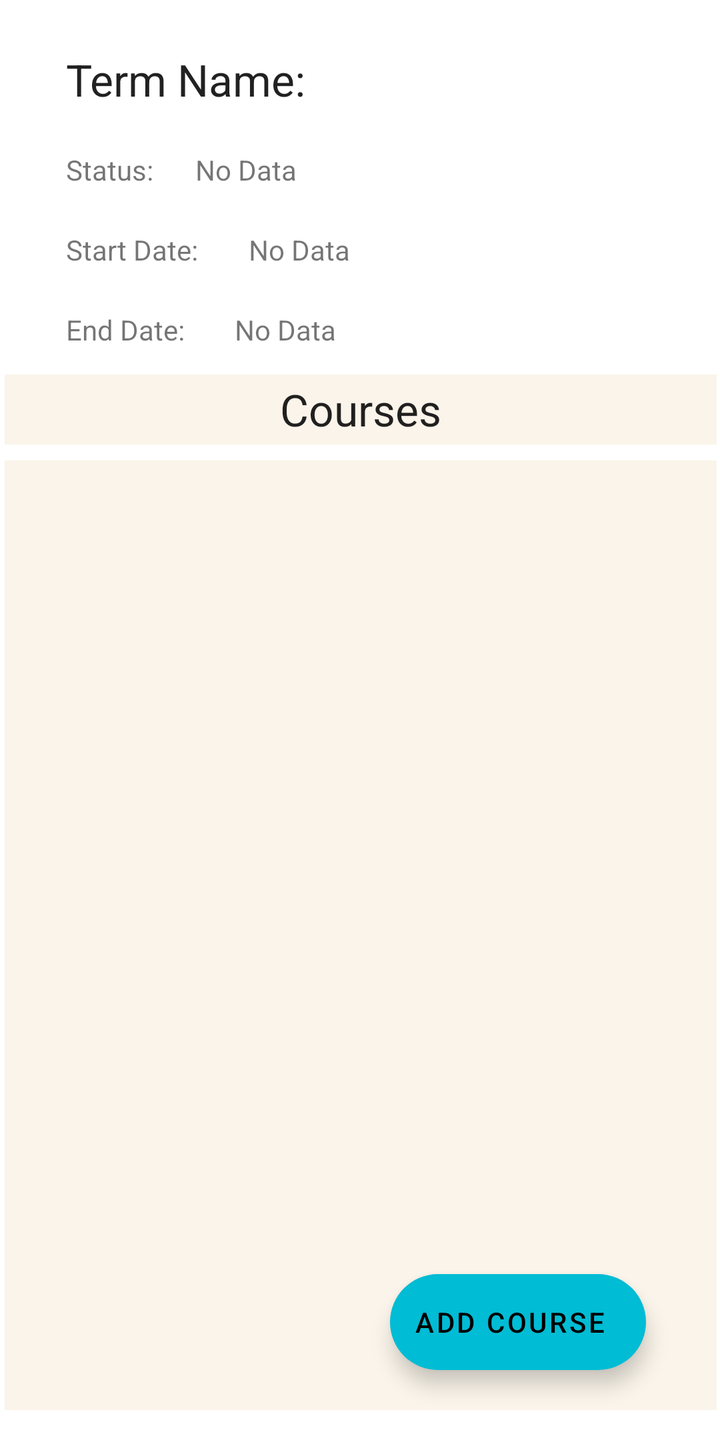
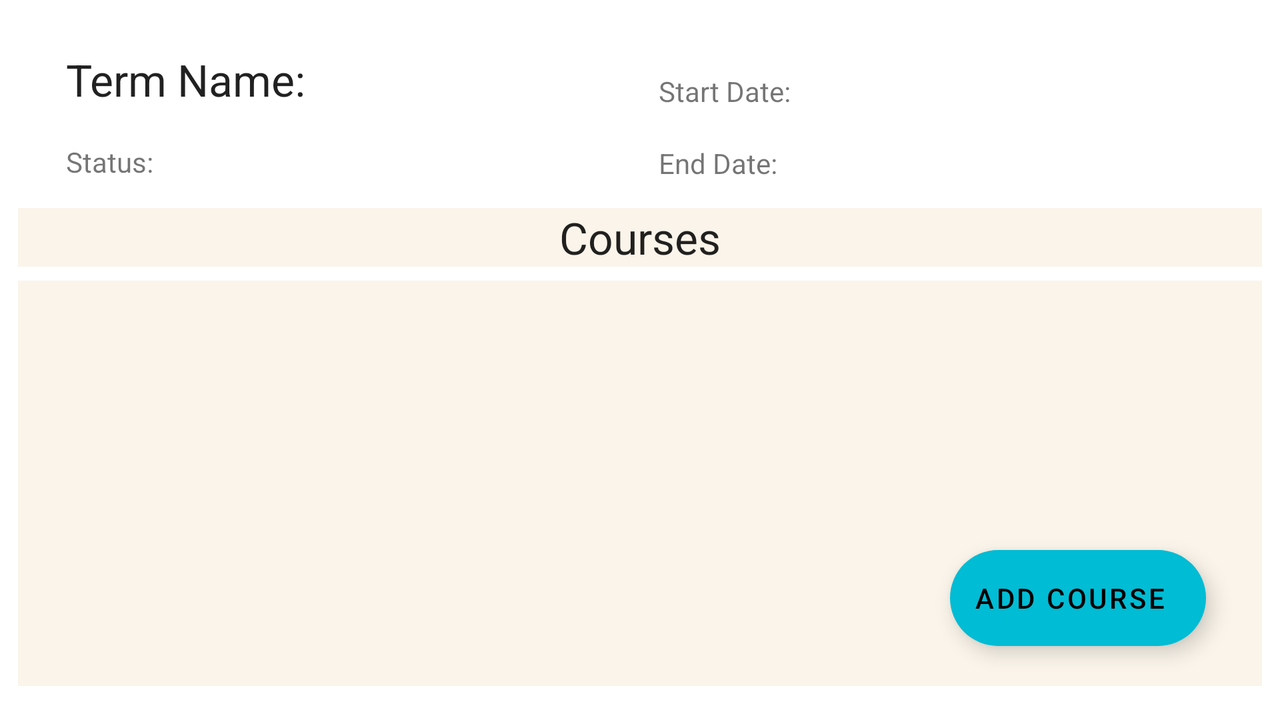

The same Android screen from two of the app's own layout files: first res/layout/ as a phone draws it, then the repository's variant for another configuration, drawn on a device whose configuration selects that folder. Both files follow.
<!-- AndroidManifest.xml: application theme Theme.c196AppTheme -->
<!-- res/layout/activity_term_details.xml -->
<?xml version="1.0" encoding="utf-8"?>
<ScrollView xmlns:android="http://schemas.android.com/apk/res/android"
    xmlns:app="http://schemas.android.com/apk/res-auto"
    xmlns:tools="http://schemas.android.com/tools"
    android:layout_width="match_parent"
    android:layout_height="match_parent"
    android:fillViewport="true">

<androidx.constraintlayout.widget.ConstraintLayout
    android:layout_width="match_parent"
    android:layout_height="match_parent"
    tools:context=".Activity.TermDetails">

    <TextView
        android:id="@+id/textView2"
        android:layout_width="wrap_content"
        android:layout_height="wrap_content"
        android:layout_marginStart="33dp"
        android:layout_marginLeft="33dp"
        android:layout_marginTop="25dp"
        android:text="Term Name:"
        android:textAppearance="@style/TextAppearance.AppCompat.Large"
        app:layout_constraintStart_toStartOf="parent"
        app:layout_constraintTop_toTopOf="parent" />

    <TextView
        android:id="@+id/textView7"
        android:layout_width="wrap_content"
        android:layout_height="wrap_content"
        android:layout_marginTop="21dp"
        android:text="Start Date:"
        app:layout_constraintStart_toStartOf="@+id/textView8"
        app:layout_constraintTop_toBottomOf="@+id/textView8" />

    <TextView
        android:id="@+id/textView8"
        android:layout_width="wrap_content"
        android:layout_height="wrap_content"
        android:layout_marginTop="21dp"
        android:text="Status:"
        app:layout_constraintStart_toStartOf="@+id/textView2"
        app:layout_constraintTop_toBottomOf="@+id/textView2" />

    <TextView
        android:id="@+id/textView9"
        android:layout_width="wrap_content"
        android:layout_height="wrap_content"
        android:layout_marginTop="21dp"
        android:text="End Date:"
        app:layout_constraintStart_toStartOf="@+id/textView7"
        app:layout_constraintTop_toBottomOf="@+id/textView7" />

    <ListView
        android:id="@+id/tdClassList"
        android:layout_width="356dp"
        android:layout_height="475dp"
        android:layout_marginStart="9dp"
        android:layout_marginLeft="9dp"
        android:layout_marginTop="8dp"
        android:layout_marginEnd="9dp"
        android:layout_marginRight="9dp"
        android:layout_marginBottom="17dp"
        android:background="#FFFAF4EA"
        app:layout_constraintBottom_toBottomOf="parent"
        app:layout_constraintEnd_toEndOf="parent"
        app:layout_constraintHorizontal_bias="0.49"
        app:layout_constraintStart_toStartOf="parent"
        app:layout_constraintTop_toBottomOf="@+id/textView3"
        app:layout_constraintVertical_bias="0.0">

    </ListView>

    <TextView
        android:id="@+id/tdName"
        android:layout_width="wrap_content"
        android:layout_height="wrap_content"
        android:layout_marginStart="19dp"
        android:layout_marginLeft="19dp"
        android:text="        "
        android:textAppearance="@style/TextAppearance.AppCompat.Large"
        app:layout_constraintStart_toEndOf="@+id/textView2"
        app:layout_constraintTop_toTopOf="@+id/textView2" />

    <TextView
        android:id="@+id/tdStatus"
        android:layout_width="wrap_content"
        android:layout_height="wrap_content"
        android:layout_marginStart="21dp"
        android:layout_marginLeft="21dp"
        android:text="No Data"
        app:layout_constraintStart_toEndOf="@+id/textView8"
        app:layout_constraintTop_toTopOf="@+id/textView8" />

    <TextView
        android:id="@+id/tdSdate"
        android:layout_width="wrap_content"
        android:layout_height="wrap_content"
        android:layout_marginStart="25dp"
        android:layout_marginLeft="25dp"
        android:text="No Data"
        app:layout_constraintStart_toEndOf="@+id/textView7"
        app:layout_constraintTop_toTopOf="@+id/textView7" />

    <TextView
        android:id="@+id/tdEdate"
        android:layout_width="wrap_content"
        android:layout_height="wrap_content"
        android:layout_marginStart="25dp"
        android:layout_marginLeft="25dp"
        android:text="No Data"
        app:layout_constraintStart_toEndOf="@+id/textView9"
        app:layout_constraintTop_toTopOf="@+id/textView9" />


    <com.google.android.material.floatingactionbutton.ExtendedFloatingActionButton
        android:id="@+id/tdAddClassFAB"
        android:layout_width="wrap_content"
        android:layout_height="wrap_content"
        android:layout_marginEnd="37dp"
        android:layout_marginRight="37dp"
        android:layout_marginBottom="37dp"
        android:contentDescription="@string/add_course_efab"
        android:text="@string/add_course_efab"
        app:backgroundTint="#00BCD4"
        app:layout_constraintBottom_toBottomOf="parent"
        app:layout_constraintEnd_toEndOf="parent" />

    <TextView
        android:id="@+id/textView3"
        android:layout_width="356dp"
        android:layout_height="35dp"
        android:layout_marginStart="9dp"
        android:layout_marginLeft="9dp"
        android:layout_marginTop="13dp"
        android:layout_marginEnd="9dp"
        android:layout_marginRight="9dp"
        android:background="#FFFAF4EA"
        android:gravity="center"
        android:text="Courses"
        android:textAppearance="@style/TextAppearance.AppCompat.Large"
        app:layout_constraintEnd_toEndOf="parent"
        app:layout_constraintHorizontal_bias="0.497"
        app:layout_constraintStart_toStartOf="parent"
        app:layout_constraintTop_toBottomOf="@+id/textView9" />
</androidx.constraintlayout.widget.ConstraintLayout>
</ScrollView>
<!-- resources referenced by this layout -->
<resources>
  <string name="add_course_efab">Add Course</string>
  <style name="Theme.c196AppTheme" parent="Theme.MaterialComponents.DayNight.DarkActionBar">
          
          <item name="colorPrimary">@color/blue_500</item>
          <item name="colorPrimaryVariant">@color/blue_200</item>
          <item name="colorOnPrimary">@color/white</item>
          
          <item name="colorSecondary">@color/blue_500</item>
          <item name="colorSecondaryVariant">@color/blue_200</item>
          <item name="colorOnSecondary">@color/black</item>
          
          <item name="android:statusBarColor" tools:targetApi="l">?attr/colorPrimaryVariant</item>
          
      </style>
  <color name="blue_500">#01A7BC</color>
  <color name="blue_200">#01AEC5</color>
  <color name="white">#FFFFFFFF</color>
  <color name="black">#FF000000</color>
</resources>
<!-- res/layout-land/activity_term_details.xml (the repository's variant of the layout above) -->
<!-- drawn on the phone turned sideways -->
<?xml version="1.0" encoding="utf-8"?>
<ScrollView xmlns:android="http://schemas.android.com/apk/res/android"
    xmlns:app="http://schemas.android.com/apk/res-auto"
    xmlns:tools="http://schemas.android.com/tools"
    android:layout_width="match_parent"
    android:layout_height="match_parent"
    android:fillViewport="true">

    <androidx.constraintlayout.widget.ConstraintLayout
        android:layout_width="match_parent"
        android:layout_height="match_parent"
        tools:context=".Activity.TermDetails">

        <TextView
            android:id="@+id/textView2"
            android:layout_width="wrap_content"
            android:layout_height="wrap_content"
            android:layout_marginStart="33dp"
            android:layout_marginLeft="33dp"
            android:layout_marginTop="25dp"
            android:text="Term Name:"
            android:textAppearance="@style/TextAppearance.AppCompat.Large"
            app:layout_constraintStart_toStartOf="parent"
            app:layout_constraintTop_toTopOf="parent" />

        <TextView
            android:id="@+id/textView7"
            android:layout_width="wrap_content"
            android:layout_height="wrap_content"
            android:layout_marginStart="117dp"
            android:layout_marginLeft="117dp"
            android:layout_marginTop="36dp"
            android:text="Start Date:"
            app:layout_constraintStart_toEndOf="@+id/tdName"
            app:layout_constraintTop_toTopOf="parent" />

        <TextView
            android:id="@+id/textView8"
            android:layout_width="wrap_content"
            android:layout_height="wrap_content"
            android:layout_marginTop="17dp"
            android:text="Status:"
            app:layout_constraintStart_toStartOf="@+id/textView2"
            app:layout_constraintTop_toBottomOf="@+id/textView2" />

        <TextView
            android:id="@+id/textView9"
            android:layout_width="wrap_content"
            android:layout_height="wrap_content"
            android:layout_marginTop="17dp"
            android:text="End Date:"
            app:layout_constraintStart_toStartOf="@+id/textView7"
            app:layout_constraintTop_toBottomOf="@+id/textView7" />

        <ListView
            android:id="@+id/tdClassList"
            android:layout_width="0dp"
            android:layout_height="0dp"
            android:layout_marginStart="9dp"
            android:layout_marginLeft="9dp"
            android:layout_marginTop="7dp"
            android:layout_marginEnd="9dp"
            android:layout_marginRight="9dp"
            android:layout_marginBottom="17dp"
            android:background="#FFFAF4EA"
            app:layout_constraintBottom_toBottomOf="parent"
            app:layout_constraintEnd_toEndOf="parent"
            app:layout_constraintHorizontal_bias="0.497"
            app:layout_constraintStart_toStartOf="parent"
            app:layout_constraintTop_toBottomOf="@+id/textView3"
            app:layout_constraintVertical_bias="0.0">

        </ListView>

        <TextView
            android:id="@+id/tdName"
            android:layout_width="wrap_content"
            android:layout_height="wrap_content"
            android:layout_marginStart="25dp"
            android:layout_marginLeft="25dp"
            android:text="        "
            android:textAppearance="@style/TextAppearance.AppCompat.Medium"
            app:layout_constraintStart_toEndOf="@+id/textView2"
            app:layout_constraintTop_toTopOf="@+id/textView2" />

        <TextView
            android:id="@+id/tdStatus"
            android:layout_width="wrap_content"
            android:layout_height="wrap_content"
            android:layout_marginStart="17dp"
            android:layout_marginLeft="17dp"
            android:text="        "
            app:layout_constraintStart_toEndOf="@+id/textView8"
            app:layout_constraintTop_toTopOf="@+id/textView8" />

        <TextView
            android:id="@+id/tdSdate"
            android:layout_width="wrap_content"
            android:layout_height="wrap_content"
            android:layout_marginStart="17dp"
            android:layout_marginLeft="17dp"
            android:text="        "
            app:layout_constraintBottom_toBottomOf="@+id/textView7"
            app:layout_constraintStart_toEndOf="@+id/textView7"
            app:layout_constraintTop_toTopOf="@+id/textView7" />

        <TextView
            android:id="@+id/tdEdate"
            android:layout_width="wrap_content"
            android:layout_height="wrap_content"
            android:text="           "
            app:layout_constraintBottom_toBottomOf="@+id/textView9"
            app:layout_constraintStart_toStartOf="@+id/tdSdate"
            app:layout_constraintTop_toTopOf="@+id/textView9" />

        <com.google.android.material.floatingactionbutton.ExtendedFloatingActionButton
            android:id="@+id/tdAddClassFAB"
            android:layout_width="wrap_content"
            android:layout_height="wrap_content"
            android:layout_marginEnd="37dp"
            android:layout_marginRight="37dp"
            android:layout_marginBottom="37dp"
            android:contentDescription="@string/add_course_efab"
            android:text="@string/add_course_efab"
            app:backgroundTint="#00BCD4"
            app:layout_constraintBottom_toBottomOf="parent"
            app:layout_constraintEnd_toEndOf="parent" />

        <TextView
            android:id="@+id/textView3"
            android:layout_width="0dp"
            android:layout_height="wrap_content"
            android:layout_marginStart="9dp"
            android:layout_marginLeft="9dp"
            android:layout_marginTop="13dp"
            android:layout_marginEnd="9dp"
            android:layout_marginRight="9dp"
            android:background="#FFFAF4EA"
            android:gravity="center"
            android:text="Courses"
            android:textAppearance="@style/TextAppearance.AppCompat.Large"
            app:layout_constraintEnd_toEndOf="parent"
            app:layout_constraintHorizontal_bias="0.497"
            app:layout_constraintStart_toStartOf="parent"
            app:layout_constraintTop_toBottomOf="@+id/textView9" />
    </androidx.constraintlayout.widget.ConstraintLayout>
</ScrollView>
